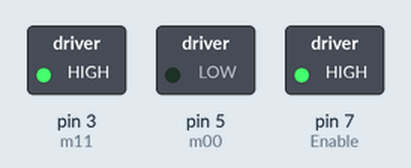
A sketch run on a simulated Arduino Uno, built with avr-gcc and run on an emulated ATmega328P. Shown: switched loads named in the sketch (green lamp = pin HIGH).

Above: at 1.5 s.
At 4.5 s:
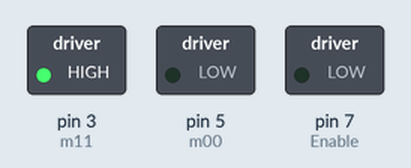
At 7.5 s:
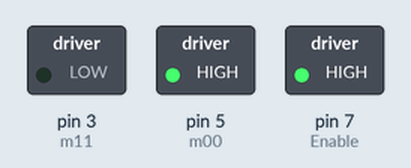
At 10.5 s:
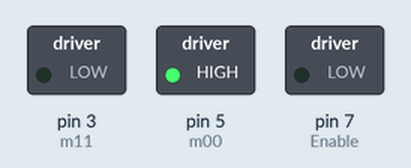
Timing chart, 0 to 15.6 s (numbered marks = the images above):
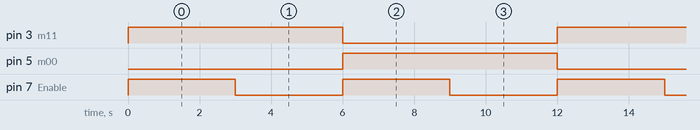

The sketch:

Motor_driver_jun18a.ino
```cpp
int m11= 3;
int m00= 5;
int Enable= 7;
void setup() {
  // put your setup code here, to run once:


pinMode(m11, OUTPUT);
pinMode(m00, OUTPUT);
pinMode(Enable, OUTPUT);

}

void loop() {
  // put your main code here, to run repeatedly:

digitalWrite(m11, HIGH);
digitalWrite(m00, LOW);
analogWrite(Enable,250);
delay(3000);

analogWrite(Enable,0);// stop

delay(3000);
digitalWrite(m11, LOW);
digitalWrite(m00, HIGH);
analogWrite(Enable, 250);
delay(3000);

analogWrite(Enable,0);// stop
delay(3000);
}
```

Measured:
- by itself, pin 3 (m11), pin 5 (m00): alternates HIGH for 6.0 s and LOW for 6.0 s
- by itself, pin 7 (Enable): alternates HIGH for 3.0 s and LOW for 3.0 s
- by itself, everything shown: repeats every 12.0 s, in 4 steps
